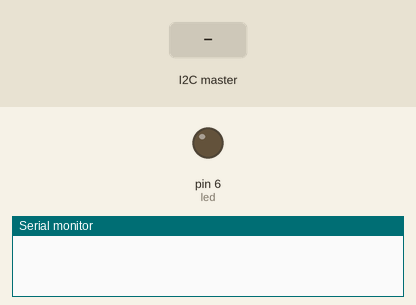
Recording of a sketch running on a simulated Arduino Uno, built with avr-gcc and run on an emulated ATmega328P. Shown: output pins drawn as LEDs (lit = HIGH), the last lines printed to the serial monitor. Inputs (shaded band) come from the test bench.

Above: at 1.2 s.
1.3 s: the I2C master sends the byte 0
At 1.7 s:
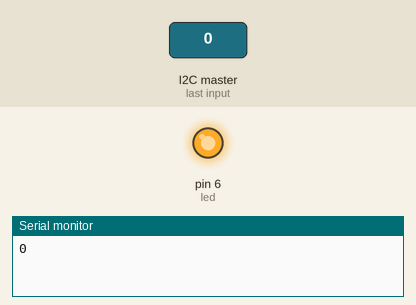
2.8 s: the I2C master sends the byte 1
At 4.0 s:
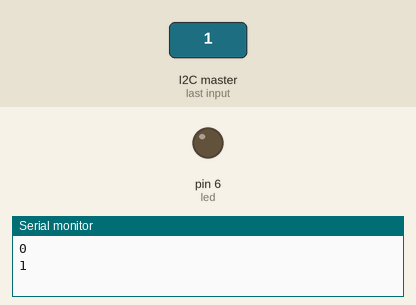
Timing chart, 0 to 5.8 s (numbered marks = the images above; inputs shaded):
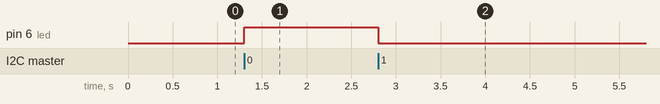

The sketch:

SlaveCode.ino
```cpp
//Slave Code
#include <Wire.h>
int led=6;
void setup()
{
  Wire.begin(8);
  Wire.onReceive(receiveEvent);
  Serial.begin(9600);
  pinMode(led,OUTPUT);
}

void loop()
{
  delay(100);
}


void receiveEvent(int howMany)
{
  int x = Wire.read();
  Serial.println(x);
 if (x==0)
 {
   digitalWrite(led,HIGH);
 }
 else
 {
   digitalWrite(led,LOW);
 }


}
```

Measured:
- after the input at 1.3 s, pin 6 (led): LOW → HIGH at once
- after the input at 2.8 s, pin 6 (led): HIGH → LOW at once
